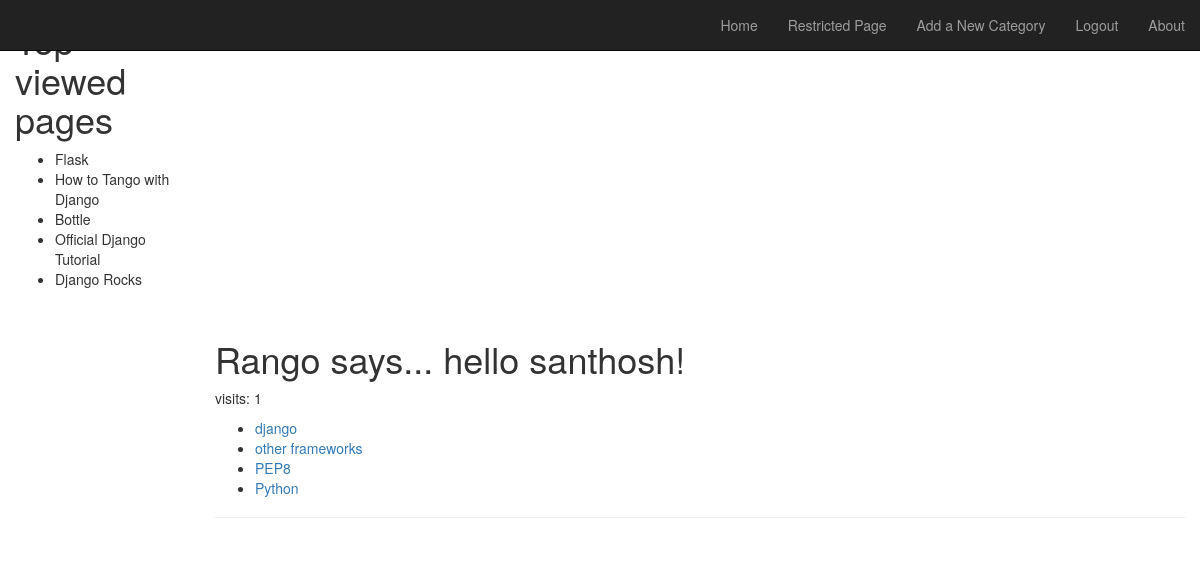
The app's page /rango/ (signed in) with its own data.
### rango/models.py (models this page shows, shortened)
class Pages(models.Model):
    category = models.ForeignKey(Category)
    title = models.CharField(max_length=128)
    url = models.URLField()
    views = models.IntegerField(default=0)
    def __str__(self):
        return  self.title

class Category(models.Model):
    name  =  models.CharField(max_length=128, unique=True)
    views = models.IntegerField(default=0)
    likes = models.IntegerField(default=0)
    slug  = models.SlugField()

### rango/views.py (the view)
def index(request):
    category_list = Category.objects.order_by('-likes')[:5]
    page_list = Pages.objects.order_by('-views')[:5]
    context_dict = {'categories': category_list, 'pages': page_list}
    visits = request.session.get('visits')
    if not visits:
        visits = 1
    reset_last_visit_time = False
    last_visit = request.session.get('last_visit')
    if last_visit:
        last_visit_time = datetime.strptime(last_visit[:-7], "%Y-%m-%d %H:%M:%S")
        if (datetime.now() - last_visit_time).seconds > 5:
            visits = visits + 1
            reset_last_visit_time = True
    else:
        reset_last_visit_time = True
    if reset_last_visit_time:
        request.session['last_visit'] = str(datetime.now())
        request.session['visits'] = visits
    context_dict['visits'] = visits
    response = render(request, 'rango/index.html', context_dict)
    return response

### templates/rango/index.html
{% extends 'rango/base.html' %}
{% load staticfiles %}
{% block body_block %}
    {% if user.is_authenticated %}
    <div class="page-header">
                <h1>Rango says... hello {{ user.username }}!</h1>
            {% else %}
                <h1>Rango says... hello world!</h1>
            {% endif %}
<p> visits: {{ visits }}</p>
{%  if categories %}
    <ul>
    {%  for cat in categories %}
        <li><a href="/rango/category/{{ cat.slug }}">{{ cat.name }}</a></li>
    {% endfor %}
    </ul>
 {% else %}
    <strong>There are no categories</strong>
{% endif %}
{% endblock %}
{% block side_block %}
<h1> Top viewed pages</h1>
{% if pages %}
    <ul>
        {% for page in pages %}
            <li>{{ page }}</li>
        {%  endfor %}
    </ul>
{% endif %}
{% endblock %}

### records on screen
Pages: title "Flask"
Pages: title "How to Tango with Django"
Pages: title "Bottle"
Pages: title "Official Django Tutorial"
Pages: title "Django Rocks"
Category: name "django"
Category: name "other frameworks"
Category: name "PEP8"
Category: name "Python"

### other values on screen
{{ user.username }} "santhosh"
{{ visits }} "1"
